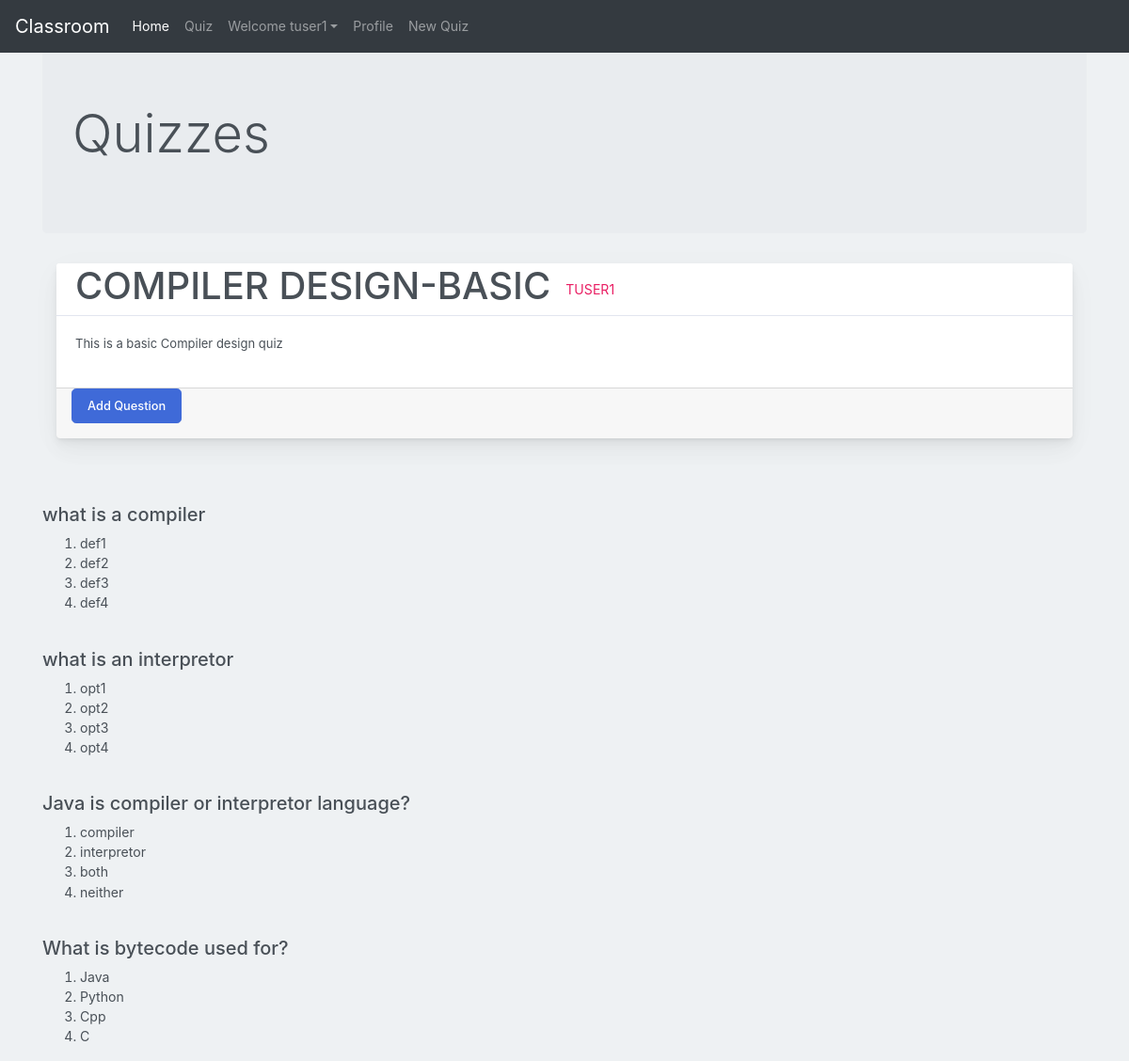
The page /quiz/3 (signed in) on the database its author committed.
### users/models.py (models this page shows)
class User(AbstractUser):
    email = models.EmailField()
    is_student = models.BooleanField(default=False)
    is_teacher = models.BooleanField(default=False)

### quiz/models.py (models this page shows, shortened)
class Quiz(models.Model):
    quiz_id = models.AutoField
    author = models.ForeignKey(User, on_delete=models.CASCADE, default=1)
    name = models.CharField(max_length=50)
    desc = models.CharField(max_length=300)
    questions = models.ManyToManyField(Question)
    is_saved = models.BooleanField(default=False)
    def get_add_ques_url(self):
        return reverse("quiz:add-question", kwargs={
            'quiz_id' : self.id
        })

class Question(models.Model):
    ques_id = models.AutoField
    desc = models.CharField(max_length=300)
    choice1 = models.CharField(max_length=40)
    choice2 = models.CharField(max_length=40)
    choice3 = models.CharField(max_length=40)
    choice4 = models.CharField(max_length=40)
    ans = models.CharField(max_length=1)

### quiz/views.py (the view)
# urls.py: path('quiz/<quiz_id>', views.quiz_detail, name='quiz-detail'),
@login_required
@teacher_required
def quiz_detail(request, quiz_id):
    quiz = Quiz.objects.get(id = quiz_id)
    context = {
        "quiz" : quiz,
    }
    return render(request, 'quiz/quiz_detail.html', context)

### templates/quiz/quiz_detail.html (shortened to what this page needs)
{% extends 'discuss/basic.html' %}
{% load crispy_forms_tags %}
{% block homeactive %} active {% endblock homeactive %}-->
{% block content %}
<div class="container my-4">
<div class="jumbotron">
    <h1 class="display-4">Quizzes</h1>
    </div>
    <div class="container-fluid mt-10">
      <div class="row">
          <div class="col-md-12">
              <div class="card mb-4">
                  <div class="card-header">
                      <div class="media flex-wrap w-100 align-items-center">
                          <h1>{{quiz.name}}</h1>
                          <div class="media-body ml-3"> <a href="#" data-abc="true">{{quiz.author}}</a>
                          </div>
                      </div>
                  </div>
                  <div class="card-body">
                      <p>{{quiz.desc}}</p>
                  </div>
                  <div class="card-footer d-flex flex-wrap justify-content-between align-items-center px-3 pt-0 pb-3">
                    <a class="btn btn-primary btn-lg" data-toggle="modal" href="{{quiz.get_add_ques_url}}">Add Question</a>
                </div>
              </div>
          </div>
      </div>
  </div>
</div>
{% for question in quiz.questions.all %}
<br>
<div class="container">
<div class="media">
    <div class="media-body">
        <h5>{{question.desc}}</h5>
        <ol>
            <li>{{question.choice1}}</li>
            <li>{{question.choice2}}</li>
            <li>{{question.choice3}}</li>
            <li>{{question.choice4}}</li>
        </ol>
    </div>
  </div>
</div>
{% endfor %}
  {% endblock content %}

### templates/discuss/basic.html (shortened to what this page needs)
{% load static %}
<!doctype html>
<html lang="en">
  <head>
    <link rel="stylesheet" href="https://stackpath.bootstrapcdn.com/bootstrap/4.2.1/css/bootstrap.min.css">
    <link rel="stylesheet" type="text/css" href=" {% static 'discuss/block.css' %} ">
  </head>
  <body>
    <nav class="navbar navbar-expand-lg navbar-dark bg-dark fixed-top">
  <a class="navbar-brand" href="{% url 'discuss:forum-home' %}">Classroom</a>
  <div class="collapse navbar-collapse" id="navbarSupportedContent">
    <ul class="navbar-nav mr-auto">
      <li class="nav-item {% block homeactive %} {% endblock homeactive %} ">
        <a class="nav-link" href="{% url 'discuss:forum-home' %}">Home </a>
      </li>
      <li class="nav-item">
        <a class="nav-link" href="{% url 'quiz:quiz-home' %}">Quiz </a>
      </li>
      {% if user.is_authenticated %}
<ul class="navbar-nav mr-2">
<li class="nav-item dropdown">
<a class="nav-link dropdown-toggle" href='#' id="navbarDropdown" role="button" data-toggle="dropdown"> Welcome {{request.user}}</a>
<div class="dropdown-menu" aria-labelledby="navbarDropdown">
      <li class="nav-item {% block profileactive %} {% endblock profileactive %}">
        {% if request.user.is_student %}
        <a class="nav-link" href="{%url 'users:student-profile'%}">Profile</a>
        {% else %}
        <a class="nav-link" href="{%url 'users:teacher-profile' %}">Profile</a>
        {% endif %}
      </li>
      <li class="nav-item">
        {% if request.user.is_teacher %}
        <a class="nav-link" href="{%url 'quiz:create-quiz' %}">New Quiz</a>
        {% endif %}
      </li>
        </div>
      </li>
      {% endif %}
    </ul>
  </div>
</nav>
<br>
</body>
{% block content %}{% endblock content%}
</html>

### discuss/static/discuss/block.css (style rules this page uses)
body { margin: 0; font-family: -apple-system, BlinkMacSystemFont, "Segoe UI", Roboto, "Helvetica Neue", Arial, "Noto Sans", sans-serif, "Apple Color Emoji", "Segoe UI Emoji", "Segoe UI Symbol", "Noto Color Emoji"; font-size: .88rem; font-weight: 400; line-height: 1.5; color: #495057; text-align: left; background-color: #eef1f3 }
.card { box-shadow: 0 0.46875rem 2.1875rem rgba(4, 9, 20, 0.03), 0 0.9375rem 1.40625rem rgba(4, 9, 20, 0.03), 0 0.25rem 0.53125rem rgba(4, 9, 20, 0.05), 0 0.125rem 0.1875rem rgba(4, 9, 20, 0.03); border-width: 0; transition: all .2s }
.card-header:first-child { border-radius: calc(.25rem - 1px) calc(.25rem - 1px) 0 0 }
.card-header { display: flex; align-items: center; border-bottom-width: 1px; padding-top: 0; padding-bottom: 0; padding-right: .625rem; height: 3.5rem; text-transform: uppercase; background-color: #fff; border-bottom: 1px solid rgba(26, 54, 126, 0.125) }
.btn-primary { color: #fff; background-color: #3f6ad8; border-color: #3f6ad8 }
.btn { font-size: 0.8rem; font-weight: 500; outline: none !important; position: relative; transition: color 0.15s, background-color 0.15s, border-color 0.15s, box-shadow 0.15s }
.card-body { flex: 1 1 auto; padding: 1.25rem }
.card-body p { font-size: 13px }
a { color: #E91E63; text-decoration: none !important; background-color: transparent }

### templates/discuss/basic.html (style rules this page uses)
html * { font-family: -apple-system, BlinkMacSystemFont, 'Segoe UI', Roboto, Oxygen, Ubuntu, Cantarell, 'Open Sans', 'Helvetica Neue', sans-serif !important; }

### rows shown on the page
User: user "tuser1"
Quiz: name "COMPILER DESIGN-BASIC", author "TUSER1", desc "This is a basic Compiler design quiz"
Question: desc "what is a compiler", choice1 "def1", choice2 "def2", choice3 "def3", choice4 "def4"
Question: desc "what is an interpretor", choice1 "opt1", choice2 "opt2", choice3 "opt3", choice4 "opt4"
Question: desc "Java is compiler or interpretor language?", choice1 "compiler", choice2 "interpretor", choice3 "both", choice4 "neither"
Question: desc "What is bytecode used for?", choice1 "Java", choice2 "Python", choice3 "Cpp", choice4 "C"
